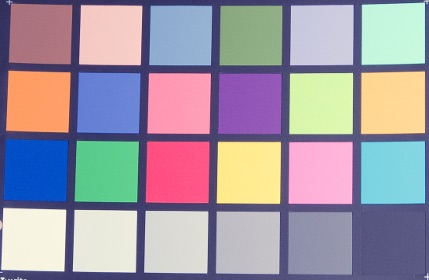
//> input picture DerivedData/ColorCalibrator/Build/Products/Debug/colorchartRealSmallBlue.jpg, 429 x 280 px
$ ./main   (built with g++ and OpenCV 4)
//> lines starting //> are read from the running program, lines starting //| are printed output that depends on the picture; after the words box and inside, x2 and y2 are one past the last pixel; in counts of white or black regions, pixels touching at a corner belong together
//> further down, original is the input picture: 280 rows x 429 cols, CV_8UC3; mean B, G, R 164.7, 151.2, 159.1
#include "opencv2/highgui/highgui.hpp"
#include "opencv2/imgproc/imgproc.hpp"
#include <iostream>
#include <stdio.h>
#include <stdlib.h>
#include <string.h>
#include <fstream>
#include "Eigen/Dense"

using namespace cv;
using namespace std;
using namespace std;
using namespace Eigen;

///Function for sorting bounded rectangles
bool compareX_rect(const Rect & a, const Rect &b) {
    return a.x <= b.x;
}
bool compareY_rect(const Rect & c, const Rect &d) {
    return c.y <= d.y;
}

class ColorCalibrator{
    vector<Vec3i> dedColors;
    Mat original;
    Mat correctImg;
    vector<Scalar> origColors;
    vector<Rect> rectangles;
    Matrix3f ccm;
    string filenameCCM;
    string filenameWhiteBalance;
    string path;
    Rect whitePatch;
    MatrixXf whiteBalance;


public:
    ColorCalibrator(Mat originalInput,string filenameCCMInput, string filenameWhiteBalanceInput, string path);
    void readDedicatedColors();
    void getPatches();
    void calculateCCM();
    void saveCCM();
    void visualizeResults();
    void performWhiteBalance();
    void saveWhiteBalance();
    void saveRectangles();
};

///Constructor Initialization
ColorCalibrator::ColorCalibrator(Mat originalInput,string filenameCCMInput, string filenameWhiteBalanceInput, string pathInput){
    original = originalInput.clone();
    filenameCCM = filenameCCMInput;
    filenameWhiteBalance = filenameWhiteBalanceInput;
    path = pathInput;
}

///Read the dedicated colours from the file
void ColorCalibrator::readDedicatedColors(){
    ifstream myfile;
    string line;
    string delimiter = ",";
    string temp;
    vector<int> colors;

    myfile.open("DedicatedColors.txt");
    if (myfile.is_open())
    {
        while (getline (myfile,line))
        {
            while(line.find(",",0) != string::npos)
            {
                size_t pos = line.find(",",0);
                temp = line.substr(0, pos);
                line.erase(0,pos+1);
                colors.push_back(atoi(temp.c_str()));
            }
            if(!line.empty()){
                colors.push_back(atoi(line.c_str()));
                dedColors.push_back(Vec3i(colors[2],colors[1],colors[0])); //cout << colors[0] << "\t" << colors[1] << "\t" << colors[2] << "\n";   //BGR order
                colors.clear();
            }

        }
        myfile.close();
    }

}

///getPatches(): This method automatically calculates the (shrinked) patches from the original image and saves their mean-values in origColors, as well as saves the corresponding rectangles with respect to the original image.

void ColorCalibrator::getPatches(){

    Mat src, src_gray;
    //int thresh = 13;
    //int max_thresh = 255;
    RNG rng(12345);
    Matrix3f CCM;
    vector<vector<Point> > contours;

    /// Load source image and convert it to gray
    src = original.clone();

    if (src.empty()) {
        cout << "Unable to read image";
        waitKey(0);
        exit(0);
    }

    /// Convert image to gray and blur it
    cvtColor( src, src_gray, CV_BGR2GRAY );
    //blur( src_gray, src_gray, Size(11,11) );
    GaussianBlur(src_gray, src_gray, Size(7,7), 1.5, 1.5);
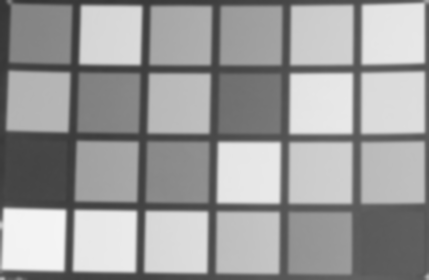
//> src_gray: 280 rows x 429 cols, CV_8UC1; min 52, max 244, mean 155.1
    Mat threshold_output;

    vector<Vec4i> hierarchy;

    double maxValue = 255;
    int adaptiveMethod = ADAPTIVE_THRESH_MEAN_C;
    int thresholdType = CV_THRESH_BINARY;
    int blockSize = 23; //23
    double C = 0;
    Mat binary;

    adaptiveThreshold(src_gray, binary, maxValue, adaptiveMethod, thresholdType, blockSize, C);
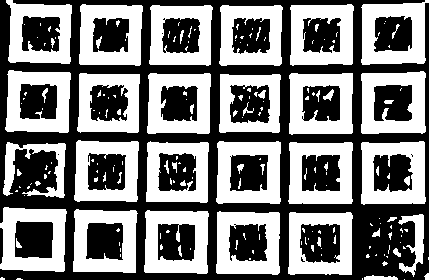
//> binary: 280 rows x 429 cols, CV_8UC1; 49.2% white; 191 white regions (134 under 20 px), largest, box (x1, y1, x2, y2) and area: (361, 141, 426, 205) 2635, (144, 210, 209, 274) 2634, (216, 211, 280, 275) 2615

    threshold_output = binary.clone();

    ///Perform dilation and erosion
    int dilation_type = MORPH_ELLIPSE;
    int dilation_size = 3;

    int erosion_type = MORPH_ELLIPSE;
    int erosion_size = 3;

    Mat dilation_elem = getStructuringElement(dilation_type, Size(2* dilation_size +1, 2*dilation_size+1));
    Mat erosion_elem = getStructuringElement(erosion_type, Size(2*erosion_size+1, 2*erosion_size+1));

    dilate(threshold_output, threshold_output, dilation_elem);
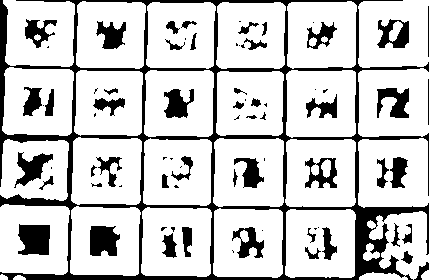
//> threshold_output: 280 rows x 429 cols, CV_8UC1; 79.4% white; 78 black regions (29 under 20 px), largest, box (x1, y1, x2, y2) and area: (0, 0, 429, 280) 13597, (18, 224, 50, 255) 853, (90, 226, 120, 256) 747
    erode(threshold_output, threshold_output, erosion_elem);
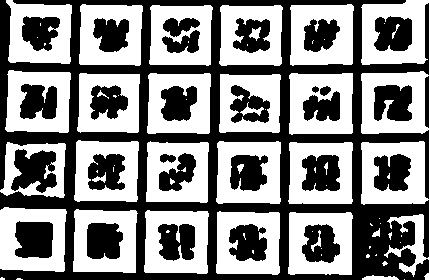
//> threshold_output: 280 rows x 429 cols, CV_8UC1; 52.7% white; 29 black regions

    namedWindow( "rectangle", CV_WINDOW_AUTOSIZE );
    imshow( "rectangle", threshold_output );

    /// Find contours
    findContours( threshold_output, contours, hierarchy, CV_RETR_EXTERNAL, CV_CHAIN_APPROX_SIMPLE, Point(0, 0) );
//> contours = 40 contours, 14 with area under 20; largest, box (x1, y1, x2, y2) and area: (0, 207, 67, 272) 3924, (361, 141, 429, 205) 3784, (288, 212, 353, 275) 3763, (144, 210, 209, 274) 3760, (216, 211, 280, 275) 3757

    ///Get bounding rectangles
    vector<vector<Point> > contours_poly( contours.size() );
//> contours_poly = 40 empty contours
    vector<Rect> boundRect;
    long int areaImg = src.rows / 8 * src.cols / 5;
//> areaImg = 3003
//    long int areaImg = src.rows / 10 * src.cols / 7;
    long int areaThresh = areaImg;
//> areaThresh = 3003

    for( int i = 0; i < contours.size(); i++ )
    {
        approxPolyDP( Mat(contours[i]), contours_poly[i], 3, true );
        Rect actRect = boundingRect( Mat(contours_poly[i]) );
        if (actRect.size().area() > areaThresh)
            boundRect.push_back(actRect);

    }
//> this loop made 40 passes
//> actRect on passes 1 to 12: Rect(404, 279, 1, 1), Rect(16, 279, 7, 1), Rect(0, 278, 5, 2), Rect(362, 275, 37, 5), Rect(425, 273, 4, 7), Rect(382, 263, 6, 1), Rect(376, 254, 1, 1), Rect(366, 255, 4, 3), Rect(370, 246, 1, 1), Rect(400, 242, 1, 1), Rect(401, 235, 1, 1), Rect(390, 232, 2, 8)

    ///Sort the bounded rectangles

    //stable_sort( boundRect.begin(), boundRect.end(), compareX_rect );
    stable_sort( boundRect.begin(), boundRect.end(), compareY_rect );
//> boundRect = 23 Rects (x, y, width, height), first 8: [6, 0, 66, 64], [362, 0, 67, 65], [79, 4, 64, 62], [290, 5, 64, 60], [150, 5, 61, 60], [219, 5, 64, 61], [5, 70, 66, 63], [361, 71, 68, 62]

    // for(int i=0; i<18; i=i+6 )
    stable_sort( boundRect.begin(), boundRect.begin()+6, compareX_rect );
//> boundRect = 23 Rects (x, y, width, height), first 8: [6, 0, 66, 64], [79, 4, 64, 62], [150, 5, 61, 60], [219, 5, 64, 61], [290, 5, 64, 60], [362, 0, 67, 65], [5, 70, 66, 63], [361, 71, 68, 62]
    stable_sort( boundRect.begin()+6, boundRect.begin()+12, compareX_rect );
//> boundRect = 23 Rects (x, y, width, height), first 8: [6, 0, 66, 64], [79, 4, 64, 62], [150, 5, 61, 60], [219, 5, 64, 61], [290, 5, 64, 60], [362, 0, 67, 65], [5, 70, 66, 63], [77, 73, 63, 60]
    stable_sort( boundRect.begin()+12, boundRect.begin()+18, compareX_rect );
    stable_sort( boundRect.begin()+18, boundRect.end(), compareX_rect );
//    stable_sort( boundRect.begin()+18, boundRect.begin()+24, compareX_rect );
//    stable_sort( boundRect.begin()+24, boundRect.end(), compareX_rect );


    //make a copy of bounded rectangles for later use
    vector<Rect> boundRectComplete( boundRect.size() );
    boundRectComplete = boundRect;
//> boundRectComplete has the same summary as boundRect


    ///Shrink Rectangles
    for (int i=0; i<boundRect.size(); i++)
    {
        boundRect[i].x += 0.5 * boundRect[i].width/2;
        boundRect[i].y += 0.5 * boundRect[i].height/2;
        boundRect[i].width *= 0.5;
        boundRect[i].height *= 0.5;
    }
//> this loop made 23 passes

    whitePatch = boundRect[18];
//> whitePatch = Rect(16, 224, 33, 31)
//    whitePatch = boundRect[8];

    //Restricting the CCM calculation to only use few blocks
    //boundRect.resize(18);

    //save the rectangles
    rectangles = boundRect;
//> rectangles = 23 Rects (x, y, width, height), first 8: [22, 16, 33, 32], [95, 19, 32, 31], [165, 20, 30, 30], [235, 20, 32, 30], [306, 20, 32, 30], [378, 16, 33, 32], [21, 85, 33, 31], [92, 88, 31, 30]


    /// Draw contours
    Mat contoursImg = src.clone();
    Mat drawing = Mat::zeros( threshold_output.size(), CV_8UC3 );
    for( int i = 0; i< boundRect.size(); i++ )
    {
        Scalar color = Scalar( rng.uniform(0, 255), rng.uniform(0,255), rng.uniform(0,255) );
        //drawContours( drawing, contours, i, color, 1, 8, hierarchy, 0, Point() );
        rectangle( contoursImg, boundRect[i].tl(), boundRect[i].br(), color, 2, 8, 0 );
    }
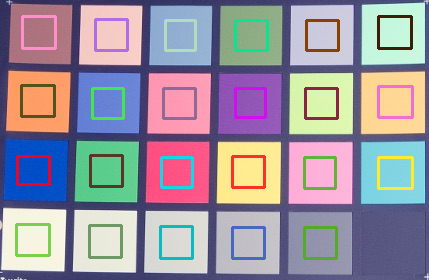
//> contoursImg: 280 rows x 429 cols, CV_8UC3; 7.13% of pixels changed, all inside (x1, y1, x2, y2) = (15, 15, 414, 260)

    /// Show in a window
    namedWindow( "Bounding rectangle", CV_WINDOW_AUTOSIZE );
    imshow( "Bounding rectangle", contoursImg );

    ///Crop and save the images of each rectangles. Calculate the mean for each block
    ///The value for blue, green and red are stored in blocksMean[i].cv::Matx<double, 4, 1>::operator()(0), blocksMean[i].cv::Matx<double, 4, 1>::operator()(1) and blocksMean[i].cv::Matx<double, 4, 1>::operator()(2) respectively; i is the block number.

    String filename;
    Mat srcCopy = original.clone();

    vector<Scalar> blocksMean(boundRect.size());
    for (int i=0; i<boundRect.size(); i++)
    {
        Mat croppedImg;
        srcCopy(boundRect[i]).copyTo(croppedImg);
        filename = to_string(i+1) + ".jpg";
        imwrite(filename, croppedImg);
        blocksMean[i] = mean(croppedImg);
    }
//> this loop made 23 passes
//> pass 1, in getPatches, `srcCopy(boundRect[i]).copyTo(croppedImg);`:
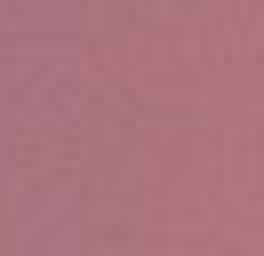
//> croppedImg: 32 rows x 33 cols, CV_8UC3 (shown 8 times larger); mean B, G, R 126.9, 115.1, 172
//> pass 3, in getPatches, `srcCopy(boundRect[i]).copyTo(croppedImg);`:
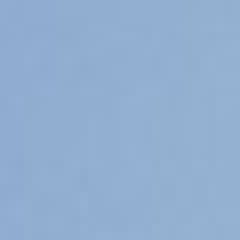
//> croppedImg: 30 rows x 30 cols, CV_8UC3 (shown 8 times larger); mean B, G, R 208.7, 174.9, 146
    origColors = blocksMean; //Mean values saved
//> origColors = 23 Scalars, first 8: [126.9, 115.1, 172, 0], [197.1, 203.1, 244.6, 0], [208.7, 174.9, 146, 0], [131.4, 172.4, 141.4, 0], [222.3, 202.7, 203.8, 0], [221.3, 247.3, 197.4, 0], [101.8, 157.2, 254.7, 0], [213.7, 129.6, 103.4, 0]

}

/// calculateCCM(): calculates the color correction matrix

void ColorCalibrator::calculateCCM(){

    ///Compute color correction Matrix
    ///Prepare values in the form Ax=b
    MatrixXf A(origColors.size(),3);
    for (int i=0; i<origColors.size(); i++)
    {
        A(i,0) = origColors[i].cv::Matx<double, 4, 1>::operator()(0);  //BGR order
        A(i,1) = origColors[i].cv::Matx<double, 4, 1>::operator()(1);
        A(i,2) = origColors[i].cv::Matx<double, 4, 1>::operator()(2);
    }
    //cout << "Here is the matrix A:\n" << A << endl;

    Matrix3f CCMT;

    ///Color values for Blue component from the color chart
    VectorXf bBlue(origColors.size());
    for(int i=0; i<origColors.size(); i++){
//> (the run ends here: the program crashes, at `bBlue[i] = dedColors[i][0];`)
